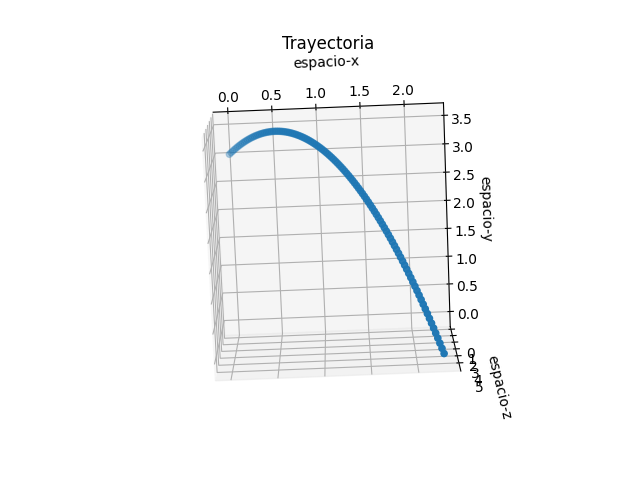

This figure's Python source:
import matplotlib.pyplot as plt
import numpy as np
from mpl_toolkits.mplot3d import Axes3D

h = 0.01
t = 0
pos = [[0],[3],[0]]
velocidad = [[2],[3],[5]]
a = [0,-10,0]
aux = []

while True:
    if velocidad[1][-1] >= 0:
        t += h
        aux = [pos[0][-1],pos[1][-1],pos[2][-1]]

    pos[0].append(pos[0][-1] + velocidad[0][-1]*h)
    pos[1].append(pos[1][-1] + velocidad[1][-1]*h)
    pos[2].append(pos[2][-1] + velocidad[2][-1]*h)

    velocidad[0].append(velocidad[0][-1] + a[0]*h)
    velocidad[1].append(velocidad[1][-1] + a[1]*h)
    velocidad[2].append(velocidad[2][-1] + a[2]*h)

    if(pos[1][-1] < 0):
        break
aux = [round(aux[0],2),round(aux[1],2),round(aux[2],2)]

print(f"Tiempo en que la pelota llega a una altura máxima: {round(t,2)}segundos")
print(f"Coordenadas de mi altua máxima: {aux}")
print(f"El alcance vectorial es: {[round(pos[0][-1]-pos[0][0],2),round(pos[1][-1]-pos[1][0],2),round(pos[2][-1]-pos[2][0],2)]}")

g1 = plt.axes(projection='3d')
g1.scatter3D(pos[0],pos[1],pos[2])
g1.set_xlabel('espacio-x')
g1.set_ylabel('espacio-y')
g1.set_zlabel('espacio-z')
plt.title('Trayectoria')

plt.show()
